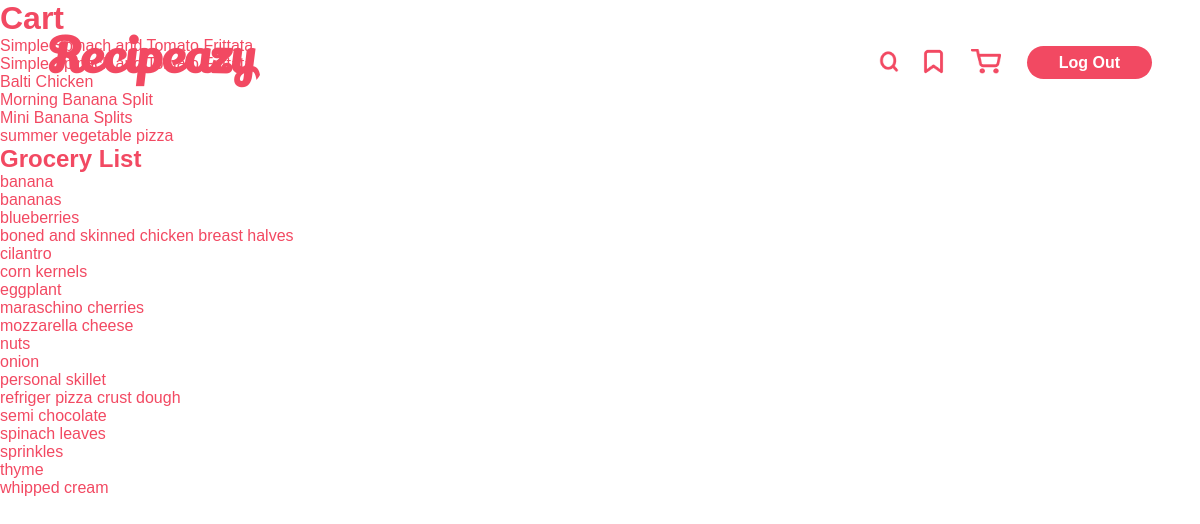
/cart (signed in), run on the app's committed database.
### tables this page shows
CREATE TABLE cart (
                id INTEGER PRIMARY KEY AUTOINCREMENT,
                recipe_name TEXT,
                user_id INTEGER, recipe_id INTEGER, missing_ingredients TEXT,
                FOREIGN KEY (user_id) REFERENCES users (id)
                );

### app.py (the view)
@app.route('/cart')
@login_required
def cart():
    user_id = session.get('user_id')
    conn = get_db_connection()
    cursor = conn.cursor()
    cursor.execute("""SELECT missing_ingredients FROM cart WHERE user_id = ?""", (user_id, ))
    cart_items = cursor.fetchall()
    cursor.execute("""SELECT recipe_name FROM cart WHERE user_id = ?""", (user_id, ))
    recipes = cursor.fetchall()
    cursor.close()
    conn.close()
    all_ingredients = []
    for item in cart_items:
        ingredients_str = item[0]
        ingredients_list = ast.literal_eval(ingredients_str)
        for ingredient in ingredients_list:
            all_ingredients.append(ingredient)
    grocery_list = list(set(all_ingredients))
    alpha_list = sorted(grocery_list)
    recipes = [recipe[0] for recipe in recipes]
    return render_template('cart.html', grocery_list = alpha_list, recipes=recipes)

### app.py (called while the page is built)
def get_db_connection():
    conn = sqlite3.connect('database.db')
    return conn

### functions.py (called while the page is built)
def login_required(f):
    @wraps(f)
    def decorated_function(*args, **kwargs):
        if session.get("user_id") is None:
            return redirect("/login")
        return f(*args, **kwargs)
    return decorated_function

### templates/cart.html
{% extends "layout.html" %} {% block title %} Cart {% endblock %} {% block
content %}
<h1>Cart</h1>
<ul>
	{% for recipe in recipes %}
	<li>{{ recipe }}</li>
	{% endfor %}
</ul>
<h2>Grocery List</h2>
<ul>
	{% for ingredient in grocery_list %}
	<li>{{ ingredient }}</li>
	{% endfor %}
</ul>
{% endblock %}

### templates/layout.html (shortened to what this page needs)
<!DOCTYPE html>
<html lang="en">
	<head>
		<link
			rel="stylesheet"
			href="{{ url_for('static', filename='styles.css') }}"
		/>
	</head>
	<body>
		<h1 id="logo">Recipeazy</h1>
		<nav>
			{% if session["user_id" ] %}
			<ul class="navbar">
				<li>
					<a href="/search"
						><img
							class="icon"
							src="/static/assets/search.png"
							alt="search icon"
					/></a>
				</li>
				<li>
					<a href="/saved"
						><img
							class="icon"
							src="/static/assets/bookmark.png"
							alt="bookmark icon"
					/></a>
				</li>
				<li>
					<a href="/cart"
						><img class="icon" src="/static/assets/cart.png" alt="cart icon"
					/></a>
				</li>
				<li>
					<a href="/logout" class="logout">Log Out</a>
				</li>
			</ul>
			{% endif %}
		</nav>
		<main>{% block content %} {% endblock %}</main>
	</body>
</html>

### static/styles.css (style rules this page uses)
:root { --text-color: #f24962; --accent-color: #f2f2f2; }
* { margin: 0; padding: 0; box-sizing: border-box; font-family: Arial, Helvetica, sans-serif; }
body { color: var(--text-color); overflow: hidden; }
nav ul li a { text-decoration: none; font-weight: bold; color: var(--text-color); }
nav ul { list-style-type: none; display: flex; gap: 1rem; }
nav { position: absolute; right: 3rem; top: 3rem; }
#logo { font-size: 3rem; font-family: 'LogoFont'; position: absolute; left: 3rem; top: 1.5rem; }
.icon { width: 70%; margin: 0; padding: 0; }
.navbar { display: flex; align-items: center; gap: 0.8rem; }
.logout { background-color: var(--text-color); color: #fff; border-radius: 3rem; font-weight: bold; padding: 0.5rem 2rem; }

### data on the page
cart: recipe_name "Simple Spinach and Tomato Frittata"
cart: recipe_name "Simple Spinach and Tomato Frittata"
cart: recipe_name "Balti Chicken"
cart: recipe_name "Morning Banana Split"
cart: recipe_name "Mini Banana Splits"
cart: recipe_name "summer vegetable pizza"

### other printed values
{{ ingredient }} "banana" "bananas" "blueberries" "boned and skinned chicken breast halves" "cilantro" "corn kernels" "eggplant" "maraschino cherries" "mozzarella cheese" "nuts" "onion" "personal skillet" "refriger pizza crust dough" "semi chocolate" "spinach leaves" "sprinkles" "thyme" "whipped cream"
